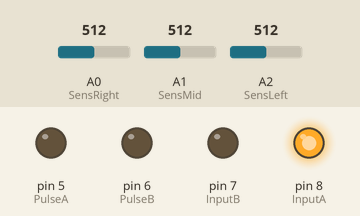
Bench run of a sketch on a simulated Arduino Uno, built with avr-gcc and run on an emulated ATmega328P. On the bench: output pins drawn as LEDs (lit = HIGH). The inputs (shaded band) are chosen by the test bench; at power-on: A0 (SensRight) = 512, A1 (SensMid) = 512, A2 (SensLeft) = 512.

Above: at 1.2 s.
1.3 s: A0 (SensRight) set to 491
At 2.4 s:
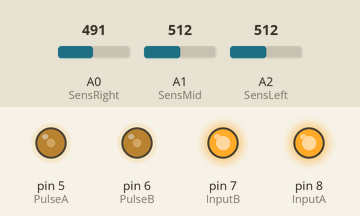
2.8 s: A1 (SensMid) set to 491
At 3.6 s:
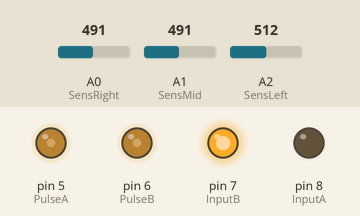
4.3 s: A2 (SensLeft) set to 483
At 4.7 s:
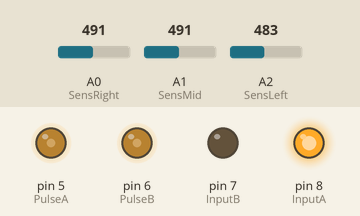
5.8 s: A2 (SensLeft) set to 510
At 7.0 s:
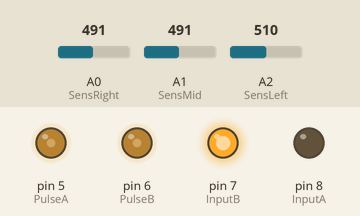
7.3 s: A2 (SensLeft) set to 490
At 8.2 s:
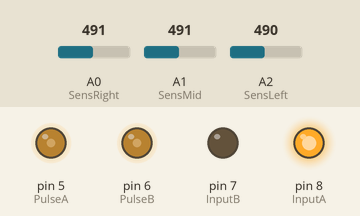
Timing chart, 0 to 9.8 s (numbered marks = the images above; inputs shaded):
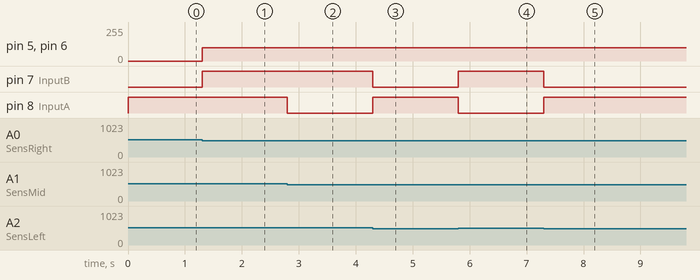

The sketch:

line_tracking.ino
```cpp
//Motor A
#define InputA 8 //create variables for motor
#define PulseA 5
//Motor B
#define InputB 7//create variables for motor
#define PulseB 6
#define Stand 3 //create variables for standby
#define SensMid A1 //creates variables for line tracking
#define SensRight A0
#define SensLeft A2

int position = 0;
void setup()
{
//Motors
  pinMode(InputA, OUTPUT); //identify motors as outputs
  pinMode(PulseA, OUTPUT);
  pinMode(InputB, OUTPUT);
  pinMode(PulseB, OUTPUT);
  digitalWrite(Stand, 1); //enable standby

//LineSensors
  pinMode(SensMid, INPUT); //define the line tracking sensors as inputs
  pinMode(SensRight, INPUT);
  pinMode(SensLeft, INPUT);
  Serial.begin(9600); // serial begin
}
void loop()
{
//Values
  int RightVal = analogRead(SensRight); // create variable for right sensor
  int LeftVal = analogRead(SensLeft); //create variable for left sensor
  int MidVal = analogRead(SensMid);  //create variable for middle sensor
//Line Tracking
  if(MidVal >= 500 && RightVal >= 500 && LeftVal >= 500)
  {
    while(MidVal >= 500 && RightVal >= 500 && LeftVal >= 500)
    {
      Stop();
      break;
    }
  }
  else if(MidVal >= 500)
  {
    Forward(100);
  }
  else if(RightVal >= 500 && LeftVal >= 500)
  {
    Stop();
   }
  else if(RightVal >= 500)
  {
    Right(100);
  }
  else if(LeftVal >= 500)
  {
    Left(100);
  }
  else if ( RightVal >= 500 && MidVal >= 500){
    Left(100);
  }
  else {
    Right(100);
  }
}

//Movements
void Forward(int speed) // function for forward
{
// Motors A
  digitalWrite(InputA, HIGH);
  analogWrite(PulseA, speed);
// Motors B
  digitalWrite(InputB, HIGH);
  analogWrite(PulseB, speed);
}

void Right(int speed) //function for right
{
// Motors A
  digitalWrite(InputA, HIGH);
  analogWrite(PulseA, speed);
// Motors B
  digitalWrite(InputB, LOW);
  analogWrite(PulseB, speed);
}

void Left(int speed) //function for left
{
// Motors A
  digitalWrite(InputA, LOW);
  analogWrite(PulseA, speed);
// Motors B
  digitalWrite(InputB, HIGH);
  analogWrite(PulseB, speed);
}

void Stop() //function for stop
{
// Motors A
  digitalWrite(InputA, HIGH);
  analogWrite(PulseA, 0);
// Motors B
  digitalWrite(InputB, 0);
  analogWrite(PulseB, 0);
}
```

Measured:
- the behaviour switches between 500 and 499 on A0 (SensRight) (found by bisection; images 0 and 1)
- the behaviour switches between 500 and 499 on A1 (SensMid) (found by bisection; images 1 and 2)
- the behaviour switches between 500 and 499 on A2 (SensLeft) (found by bisection; images 2 and 3)
- after the input at 1.3 s, pin 5 (PulseA), pin 6 (PulseB): 0/255 → 100/255 at once; pin 7 (InputB): LOW → HIGH at once
- after the input at 2.8 s, pin 8 (InputA): HIGH → LOW at once
- after the input at 4.3 s, pin 7 (InputB): HIGH → LOW at once; pin 8 (InputA): LOW → HIGH at once
- after the input at 5.8 s, pin 7 (InputB): LOW → HIGH at once; pin 8 (InputA): HIGH → LOW at once
- after the input at 7.3 s, pin 7 (InputB): HIGH → LOW at once; pin 8 (InputA): LOW → HIGH at once
